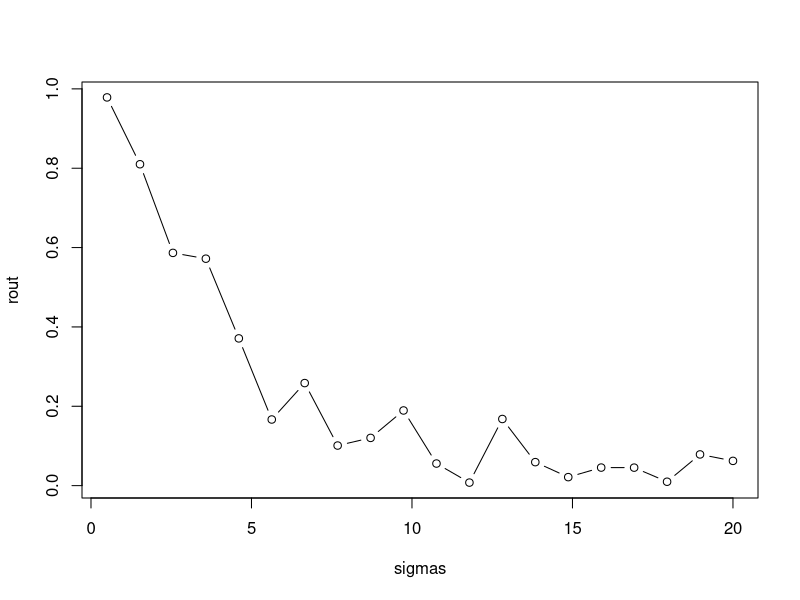
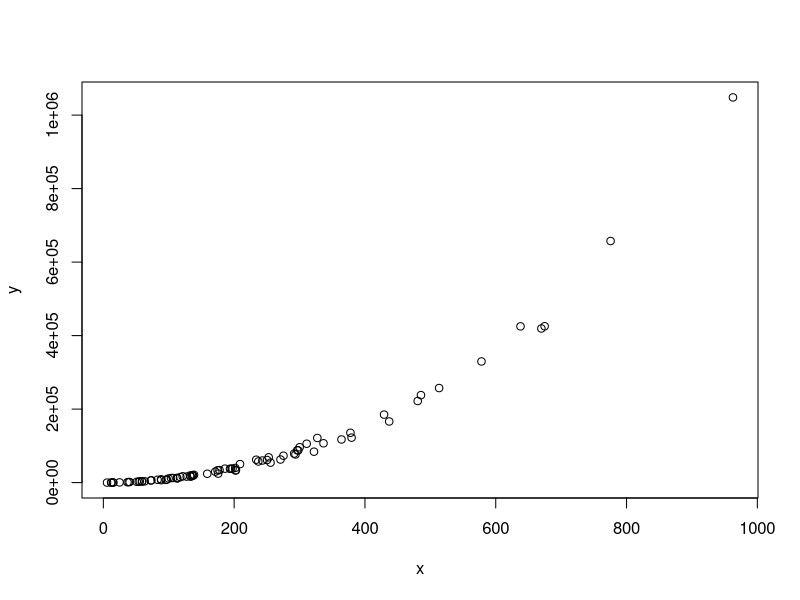
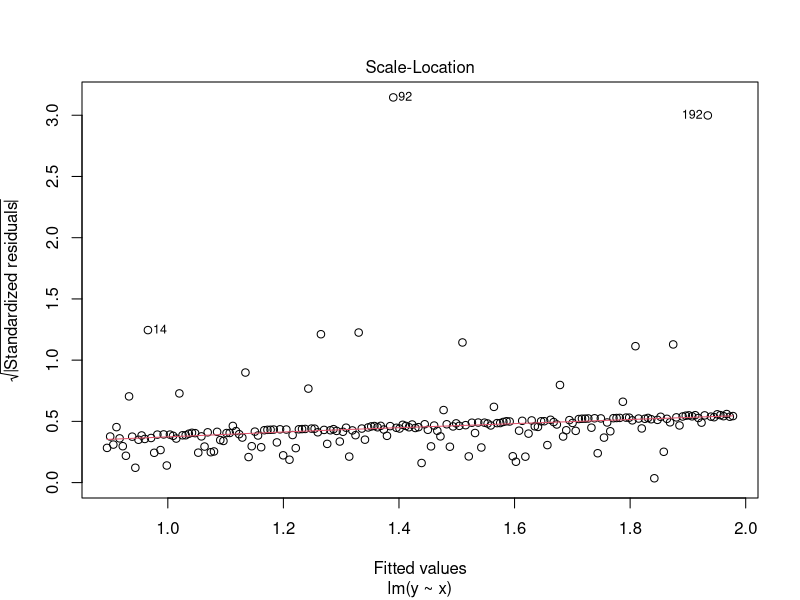
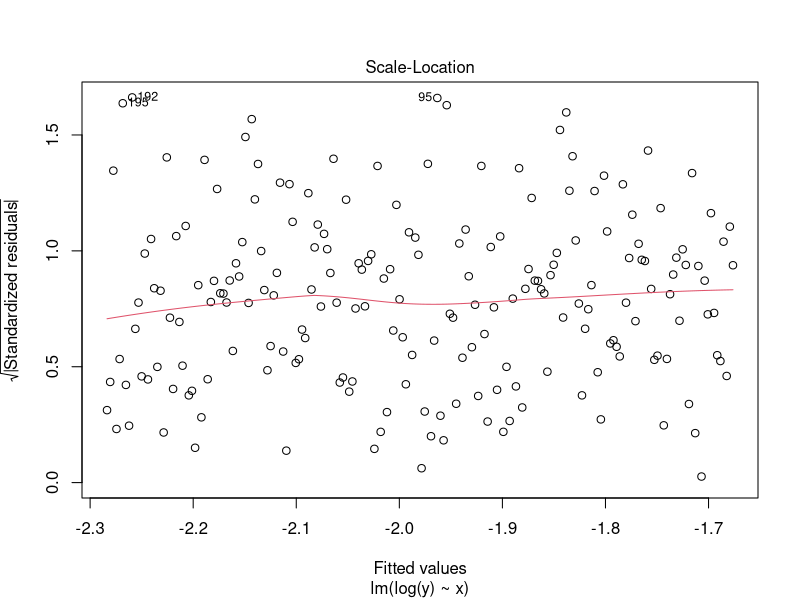

Here is the R script that generated these plots, in order:

# R-squared useful over R-squared useless

set.seed(2908)                   

# some toy/random data
x <- 1:30                        
y <- 2 + 0.5*x + rnorm(30,0,4)    
mod <- lm(y~x)                    
summary(mod)$r.squared            



# R-squared (coefficient of determination) is
# also sum of squared residuals (fitted-value deviations) (mms)
# over total sum of squared (tts)

f <- mod$fitted.values       # extract fitted (or predicted) values from model
mss <- sum((f - mean(f))^2)  
tss <- sum((y - mean(y))^2)  
mss/tss                      

#check
all.equal(summary(mod)$r.squared  , mss/tss  )


# R-squared and demonstrate them with simulations in R.
# Assuming: 1. R-squared doesn't  necessarily mean  measure goodness of fit. 
# It can be arbitrarily low when the model is completely correct. By making sigma2 large 
# large, we drive R-squared towards 0, even when every assumption of the simple linear regression model is correct in every particular.

r2.0 <- function(sig){
  x <- seq(1,10,length.out = 100)        
  y <- 2 + 1.2*x + rnorm(100,0,sd = sig) #  adding  some random noise to function
  summary(lm(y ~ x))$r.squared            
}


# plot shows sinking sigmas (starting with 1) where R2=1 and the model is completely wrong, respectively.

sigmas <- seq(0.5,20,length.out = 20)
rout <- sapply(sigmas, r2.0)             # apply our function to a series of sigma values
plot(rout ~ sigmas, type="b")



set.seed(2908)
x <- rexp(80,rate=0.005)                     # our predictor is data from an exponential distribution
y <- (x-1)^2 * runif(80, min=0.8, max=1.2)   # non-linear data generation
plot(x,y)				   


# check R squared
summary(lm(y ~ x))$r.squared

# R-squared says nothing about prediction error, even with 
# exactly the same, and no change in the coefficients. 
# R-squared can be anywhere between 0 and 1 just by changing the range of X. 
# We're better off using Mean Square Error (MSE) as a measure of prediction error.

set.seed(2908)
x <- seq(1,10,length.out = 200)
y <- 2 + 1.2*x + rnorm(200,0,sd = 0.9) #sd = 0.9
mod1 <- lm(y ~ x)
summary(mod1)$r.squared
# [1] 0.9250846

# calculate MSE
sum((fitted(mod1) - y)^2)/200  
# [1] 0.7815316

# changing the range
set.seed(2908)

#getting different R2
x <- seq(1,3,length.out = 200)

y <- 2 + 1.2*x + rnorm(200,0,sd = 0.9)
mod1 <- lm(y ~ x)
summary(mod1)$r.squared
# [1] 0.3645032

#but MSE is the same
sum((fitted(mod1) - y)^2)/200  
# [1] 0.7815316


# The R2 falls from 0.92 to 0.36 but the MSE is practically unchanged!
# add plot

# 4. R-squared cannot be compared between a model with untransformed Y and one with transformed Y, or 
# between different transformations of Y. R-squared can easily go down when the model assumptions are better fulfilled. 

x <- seq(1,3,length.out = 200)
set.seed(2908)
y <- exp(-2 - 0.09*x + rnorm(100,0,sd = 2.5))
summary(lm(y ~ x))$r.squared

# and plot:

plot(lm(y ~ x), which=3)


# R is low

plot(lm(log(y)~x),which = 3) 

summary(lm(log(y)~x))$r.squared

# 5. It is very common to say that R-squared is "the fraction of variance explained" by the regression. 
# [Yet] if we regressed X on Y, we'd get exactly the same R-squared. 
# This in itself should be enough to show that a high R-squared says nothing about explaining one variable by another.

x <- seq(1,10,length.out = 200)
y <- 2 + 1.2*x + rnorm(100,0,sd = 2)
summary(lm(y ~ x))$r.squared
